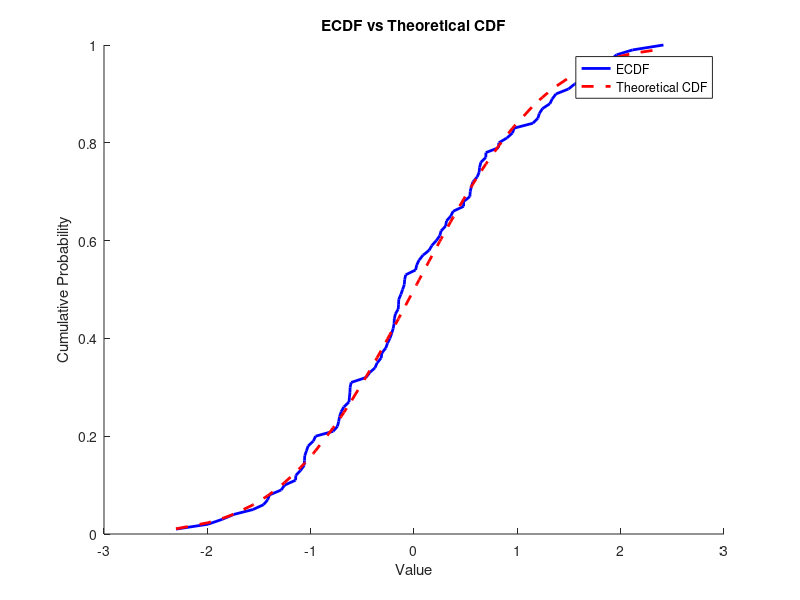

Write MATLAB code to recreate this figure.
% Generowanie danych z rozkładu normalnego dla celów demonstracyjnych
mu = 0; % Średnia
sigma = 1; % Odchylenie standardowe
data = normrnd(mu, sigma, 100, 1); % 100 punktów danych

% Przeprowadzenie testu Kołmogorowa-Smirnowa
[h, p, ksstat, cv] = kstest((data - mu) / sigma, 'Alpha', 0.05);

% Wyświetlenie wyników
fprintf('Wynik testu K-S:\n');
fprintf('Hipoteza zerowa (dane pochodzą z N(%d, %d)): ', mu, sigma);
if h == 0
    fprintf('nie została odrzucona na poziomie istotności 0.05.\n');
else
    fprintf('została odrzucona na poziomie istotności 0.05.\n');
end
fprintf('Wartość p: %f\n', p);
fprintf('Statystyka testu K-S: %f\n', ksstat);
fprintf('Wartość krytyczna: %f\n', cv);

% Sortowanie danych i obliczenie ECDF
sortedData = sort(data);
ecdf = (1:length(sortedData))' / length(sortedData);

% Obliczenie teoretycznego CDF dla rozkładu normalnego
theoreticalCDF = normcdf(sortedData, mu, sigma);

% Rysowanie wykresów
figure;
hold on;
plot(sortedData, ecdf, 'b-', 'LineWidth', 2, 'DisplayName', 'ECDF');
plot(sortedData, theoreticalCDF, 'r--', 'LineWidth', 2, 'DisplayName', 'Theoretical CDF');
legend('show');
title('ECDF vs Theoretical CDF');
xlabel('Value');
ylabel('Cumulative Probability');
hold off;
